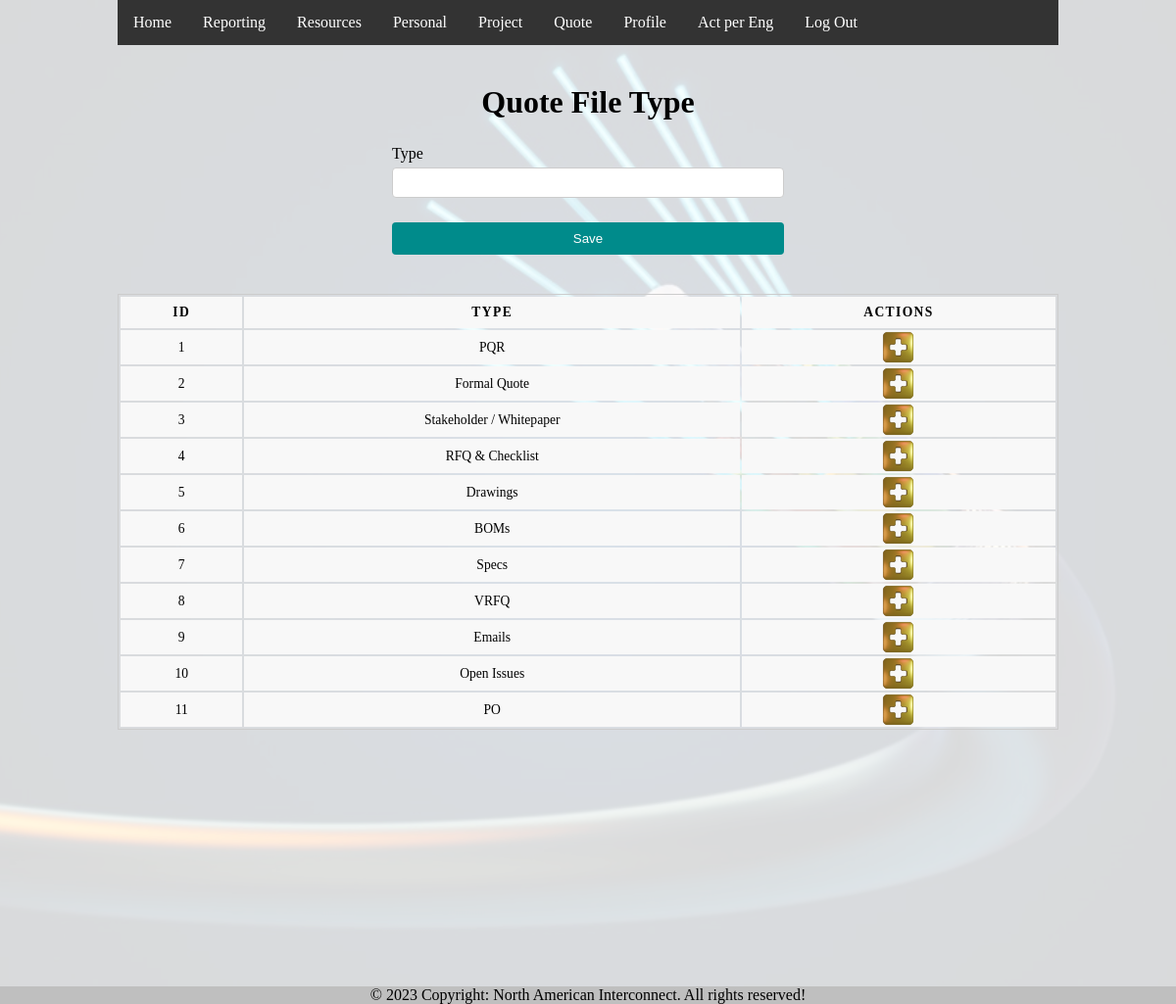
The app's page /cotizacion_tipo_archivo.php (signed in) with its own data.
### tables this page shows
CREATE TABLE `cotizacion_archivo_tipo` (
  `idCotizacionArchivoTipo` int(11) NOT NULL,
  `tipo` varchar(100) NOT NULL
);

### cotizacion_tipo_archivo.php (the view, shortened to what this page needs)
<?php
  include "inc/conexion.php";
  include "inc/header.php";
?>
<!DOCTYPE html>
  <div class="flex-container">
    <h1>Quote File Type</h1>
    <form id="form_cliente" action="cotizacion_tipo_archivo_registro.php" method="post">
        <div class="input-field">
            <label for="tipo">Type</label>
            <input name="tipo" type="text" id="tipo" required>
        </div>
        <input type="submit" value="Save">
    </form>
  </div>
  <div class="flex-container">
    <table>
      <thead>
        <tr>
          <th>ID</th>
          <th>Type</th>
          <th>Actions</th>
        </tr>
      </thead>
  <?php
      $stmt = $dbh->prepare("SELECT idCotizacionArchivoTipo, tipo FROM cotizacion_archivo_tipo");
      $stmt->execute();
      while ($resultado = $stmt->fetch()) {
          echo "<tr id='" . $resultado->idCotizacionArchivoTipo . "'>";
          echo "<td>". $resultado->idCotizacionArchivoTipo . "</td>";
          echo "<td><span class='editSpan tipo'>" . $resultado->tipo . "</span>";
          echo "<input class='editInput tipo' type='text' name='tipo' value='" . $resultado->tipo . "' style='display: none;'></td>";
          echo "<td>
                    <div class='' style='display: flex; justify-content: space-evenly;'>
                        <a class='editBtn' href='#' onclick='editMode(this)'>
                            <div class='icon-container'>
                                <div class='plus-icon-yellow'></div>
                            </div>
                        </a>
                        <a class='guardarBtn' href='#' onclick='editarCliente(this)' style='display: none;'>
                            <div class='icon-container'>
                                <div class='plus-icon-green'></div>
                            </div>
                        </a>
                        <a class='deleteBtn' href='#' onclick='cancel(this)' style='display: none;'>
                            <div class='icon-container'>
                                <div class='cross-icon'></div>
                            </div>
                        </a>
                    </div>
                </td>";
          echo "</tr>";
      }
  ?>
    </table>
  </div>

### css/style1.css (style rules this page uses)
* { margin: 0; padding: 0; }
html { height: 100%; }
body { background-image: url("/images/fiberBG.jpg"); background-color: rgba(255,255,255,0.85); background-blend-mode: lighten; background-position: center; background-size: cover; display: flex; flex-direction: column; height: 100%; margin: 0; margin-left: 10%; margin-right: 10%; height: auto; padding-bottom: 200px; }
.flex-container { margin-top: 40px; display: flex; flex-wrap: wrap; flex-direction: column; align-items: center; }
.icon-container { width: auto; display: flex; justify-content: center; }
.icon-container div { height: 35px; width: 35px; }
a { text-decoration: none; }
form { margin-top: 20px; width: 25em; }
.input-field { margin-top: 5px; text-align: left; }
input[type=text], input[type=email], input[type=password], input[type=number], input[type=date], select { width: 100%; padding: 7px 12px; margin-top: 5px; margin-bottom: 5px; display: inline-block; border: 1px solid #ccc; border-radius: 4px; box-sizing: border-box; }
input[type=submit], input[type=button] { width: 100%; align-content: center; background-color: DarkCyan; color: white; padding: 9px 20px; margin-top: 20px; border: none; border-radius: 4px; cursor: pointer; }
table { border: 1px solid #ccc; margin: 0; padding: 0; width: 100%; }
table tr { background-color: #f8f8f8; border: 1px solid #ddd; }
table th, table td { font-size: .85em; text-align: center; }
table th { padding: .600em; font-size: .85em; letter-spacing: .1em; text-transform: uppercase; }
footer { position: fixed; left: 0; bottom: 0; width: 100%; background-color: #efefef; text-align: center; }
.plus-icon-yellow { background-image: url('/images/icons/plus-icon-yellow.png'); background-size: cover; }

### records on screen
cotizacion_archivo_tipo: idCotizacionArchivoTipo "1", tipo "PQR"
cotizacion_archivo_tipo: idCotizacionArchivoTipo "2", tipo "Formal Quote"
cotizacion_archivo_tipo: idCotizacionArchivoTipo "3", tipo "Stakeholder / Whitepaper"
cotizacion_archivo_tipo: idCotizacionArchivoTipo "4", tipo "RFQ & Checklist"
cotizacion_archivo_tipo: idCotizacionArchivoTipo "5", tipo "Drawings"
cotizacion_archivo_tipo: idCotizacionArchivoTipo "6", tipo "BOMs"
cotizacion_archivo_tipo: idCotizacionArchivoTipo "7", tipo "Specs"
cotizacion_archivo_tipo: idCotizacionArchivoTipo "8", tipo "VRFQ"
cotizacion_archivo_tipo: idCotizacionArchivoTipo "9", tipo "Emails"
cotizacion_archivo_tipo: idCotizacionArchivoTipo "10", tipo "Open Issues"
cotizacion_archivo_tipo: idCotizacionArchivoTipo "11", tipo "PO"
